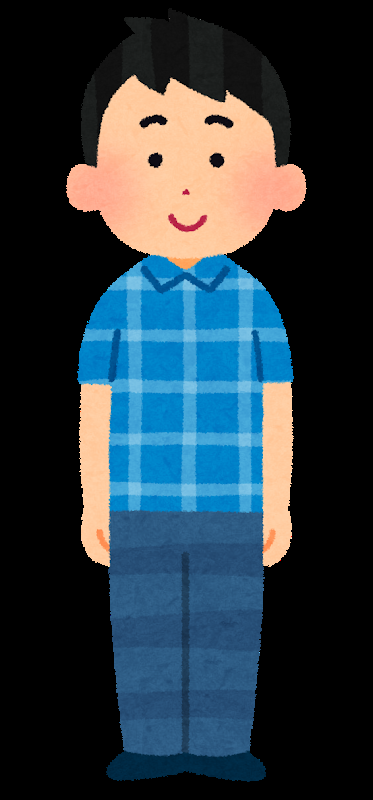
#> input picture class_3/materals/hoge.png, 373 x 800 px
$ python Edge.py   (older library calls are emulated)
#> lines starting #> are read from the running program, lines starting #| are printed output that depends on the picture; after the words box and inside, x2 and y2 are one past the last pixel; in counts of white or black regions, pixels touching at a corner belong together
import cv2

image = cv2.imread("./hoge.png")
#> image is the input picture: shape (800, 373, 3); mean B, G, R 65.8, 57.4, 43.3

sobelx = cv2.Sobel(src=image, ddepth=cv2.CV_32F, dx=1, dy=0, ksize=1)
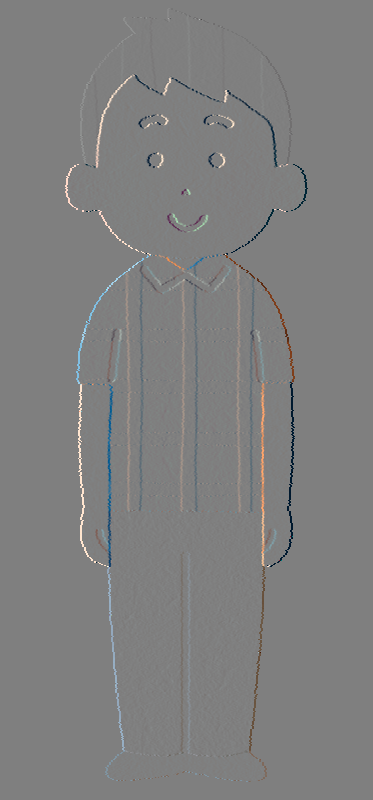
#> sobelx: shape (800, 373, 3) float32; mean B, G, R 0, 0, 0; drawn with min black and max white
sobely = cv2.Sobel(src=image, ddepth=cv2.CV_32F, dx=0, dy=1, ksize=1)
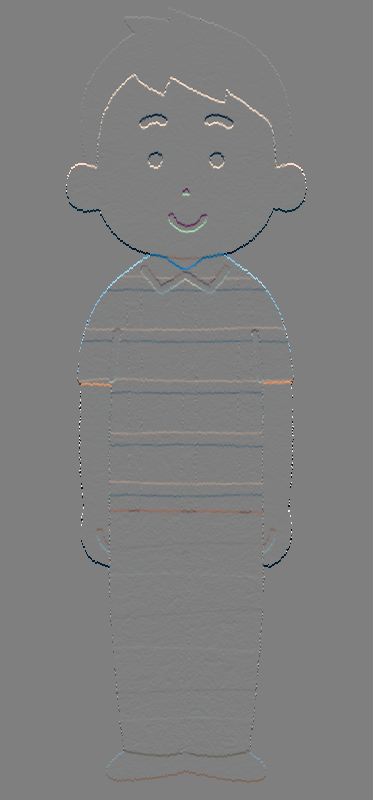
#> sobely: shape (800, 373, 3) float32; mean B, G, R 0, 0, 0; drawn with min black and max white
sobelxy = cv2.Sobel(src=image, ddepth=cv2.CV_32F, dx=1, dy=1, ksize=1)
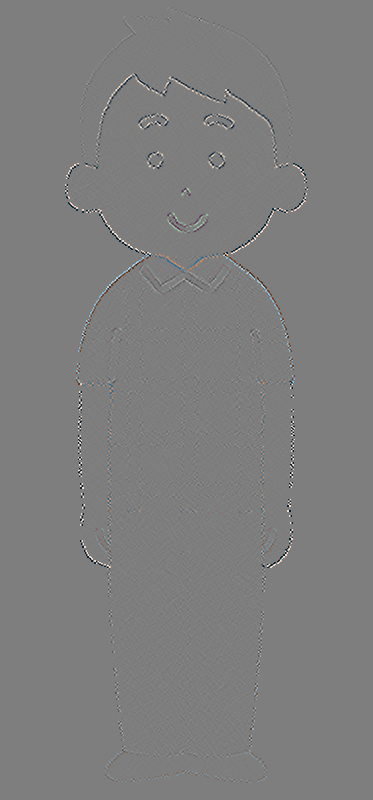
#> sobelxy: shape (800, 373, 3) float32; mean B, G, R 0, 0, 0; drawn with min black and max white

cv2.imshow("sobelx",sobelx)
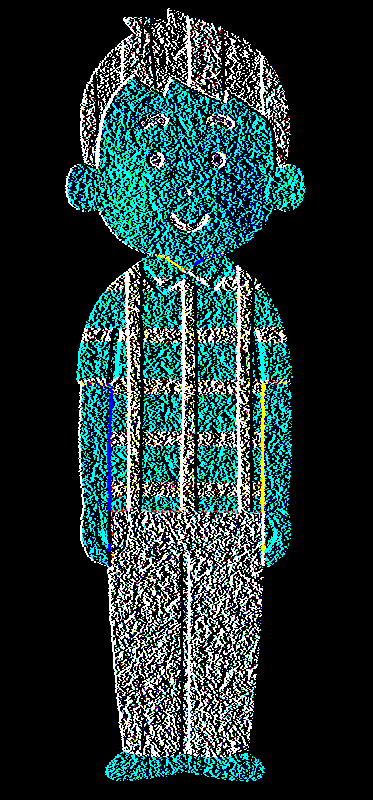
#> window 'sobelx': shape (800, 373, 3); mean B, G, R 51.2, 51.4, 28
cv2.imshow("sobely",sobely)
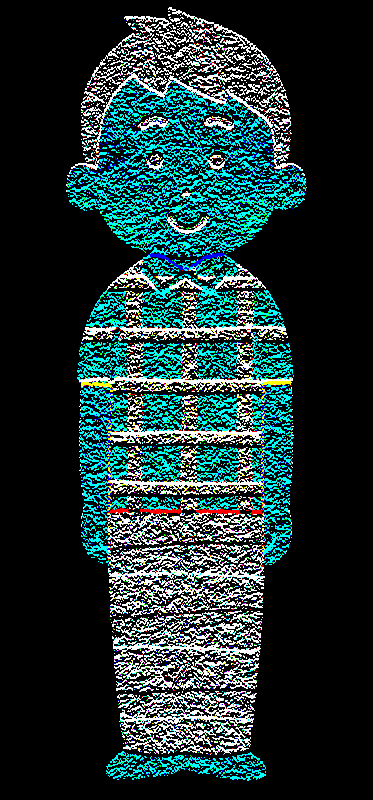
#> window 'sobely': shape (800, 373, 3); mean B, G, R 51.3, 51.3, 28.3
cv2.imshow("sobelxy",sobelxy)
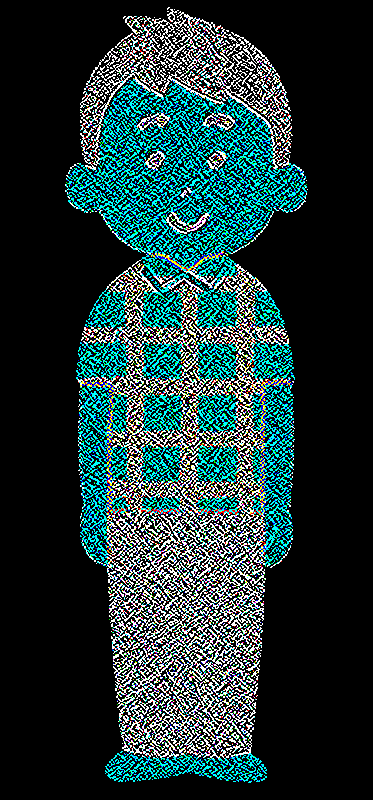
#> window 'sobelxy': shape (800, 373, 3); mean B, G, R 53.3, 53.6, 30.3

img_canny = cv2.Canny(image=image, threshold1=100, threshold2=200)
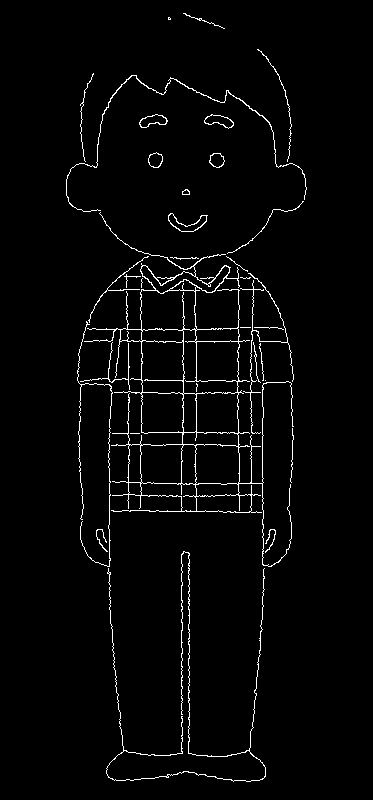
#> img_canny: shape (800, 373); 2.6% white in thin lines or dots, all inside (x1, y1, x2, y2) = (66, 13, 307, 782)

cv2.imshow("canny",img_canny)

cv2.waitKey(0)
